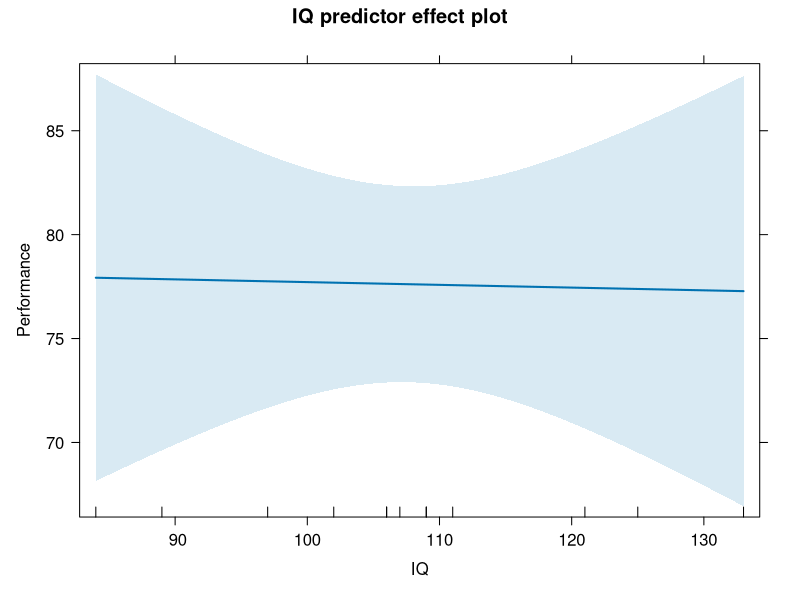
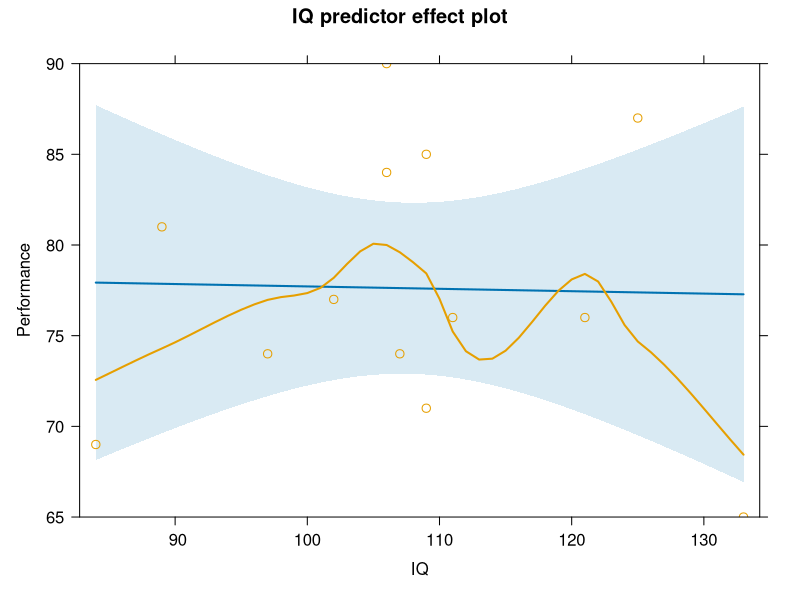
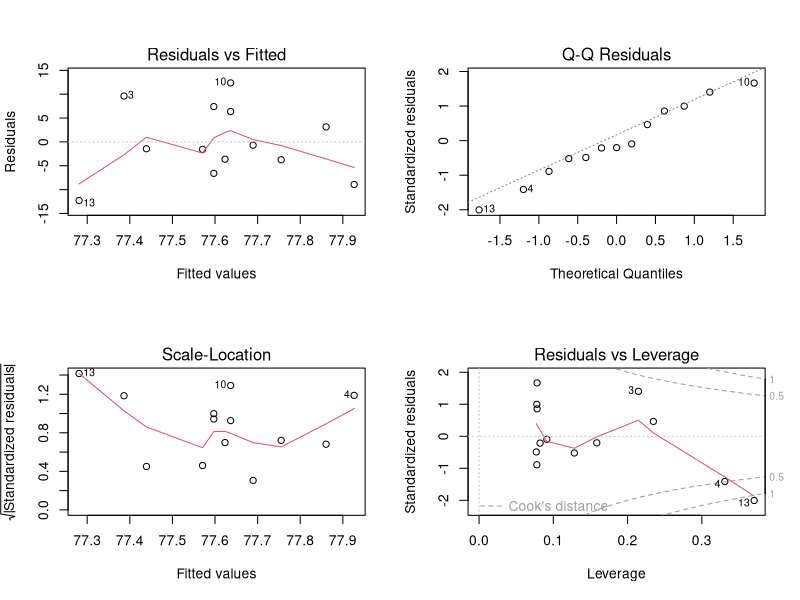

These charts were generated, in order, by the following R code:
## ---- chunk 1
rm(list=ls())
knitr::opts_chunk$set(echo = TRUE)
library(tidyverse)
library(effects)
library(broom)
## ---- chunk 2
d <- read_csv("Covariance_Data.csv") # calling my dataframe d to save typing!
## ---- chunk 3
# number of paired observations in the dataset
N <- nrow(d)

# mean values
IQ_Av <- mean(d$IQ)
Perf_Av <- mean(d$Performance)

# squared values of X
# create a new column for each observation
d$IQ_sq <- d$IQ*d$IQ 

# squared value of mean of X
IQ_Av_sq <- IQ_Av*IQ_Av
## ---- chunk 4
d$IQP <- d$IQ*d$Performance # multiply `IQ` and `Performance` values together

IQP_sum <- sum(d$IQP) # add all the values from step 1 together

Av_IQP_N <- N * IQ_Av * Perf_Av # multiply number of observations by the mean of `IQ` and the mean of `Performance`

(Top <- IQP_sum - Av_IQP_N) # subtract step 3 from step 2 and print out result: this is the top line of the fraction
## ---- chunk 5
IQ_sqsum <- sum(d$IQ_sq) # sum the squared `IQ` values

IQ_Av_sqN <- IQ_Av_sq * N # multiply number of observations by the squared mean of `IQ`

Bottom <- IQ_sqsum - IQ_Av_sqN
## ---- chunk 6
(slope <- Top/Bottom) # remember that wrapping a command in brackets is automatic print out of value
## ---- chunk 7
(intercept <- Perf_Av - (slope * IQ_Av))
## ---- chunk 8
d$Y_Pred <- intercept + (slope*d$IQ)
## ---- chunk 9
d$error <- d$Performance - d$Y_Pred
## ---- chunk 10
(m1 <- lm(Performance ~ IQ, d))
## ---- chunk 11
summary(m1)
## ---- chunk 12
#`Performance` values squared
d$P_sq <- d$Performance*d$Performance 

# sum of squared performance values
SS_total <- sum(d$P_sq) 
## ---- chunk 13
#`d$error` values squared
d$error_sq <- d$error * d$error 

# sum of squared error values
SS_error <- sum(d$error_sq) 
## ---- chunk 14
SS_a <- N * (Perf_Av*Perf_Av)
## ---- chunk 15
SS_b <- SS_total - SS_a - SS_error
## ---- chunk 16
dfa <- 1
dfb <- 1
dferror <- N - (dfa +dfb)
## ---- chunk 17
(MS_a <- SS_a/dfa)
(MS_b <- SS_b/dfb)
(MS_e <- SS_error/dferror)
## ---- chunk 18
(Fa <- MS_a/MS_e)
(Fb <- MS_b/MS_e)
## ---- chunk 19
plot(predictorEffect("IQ", m1))
## ---- chunk 20
plot(predictorEffect("IQ", m1, partial.residuals = TRUE))
## ---- chunk 21
par(mfrow = c(2, 2)) # display plots in a 2 x 2 panel
plot(m1) # plot diagnostic plots for m1
## ---- chunk 22
p <- 1
(m1_hat <- (2*(p+1))/N)  # model hat value
## ---- chunk 23
(m1_metrics <- augment(m1))
## ---- chunk 24
(m1_Cooks <- 4/(N-p-1)) # model Cook's distance value
